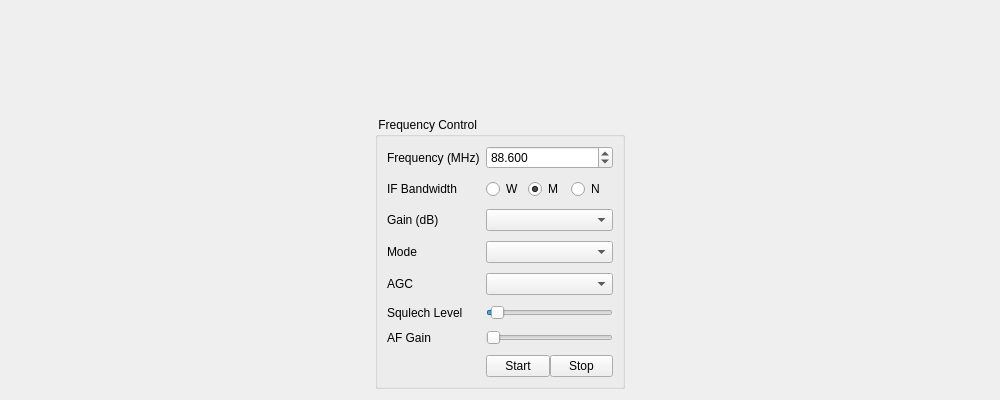
<?xml version="1.0" encoding="UTF-8"?>
<ui version="4.0">
 <class>Form</class>
 <widget class="QWidget" name="Form">
  <property name="geometry">
   <rect>
    <x>0</x>
    <y>0</y>
    <width>1000</width>
    <height>400</height>
   </rect>
  </property>
  <property name="windowTitle">
   <string>Form</string>
  </property>
  <layout class="QGridLayout" name="gridLayout">
   <item row="0" column="0" rowspan="2">
    <layout class="QVBoxLayout" name="spectrum_layout"/>
   </item>
   <item row="0" column="1">
    <spacer name="verticalSpacer">
     <property name="orientation">
      <enum>Qt::Vertical</enum>
     </property>
     <property name="sizeHint" stdset="0">
      <size>
       <width>20</width>
       <height>232</height>
      </size>
     </property>
    </spacer>
   </item>
   <item row="1" column="1">
    <widget class="QGroupBox" name="controlbox">
     <property name="minimumSize">
      <size>
       <width>0</width>
       <height>0</height>
      </size>
     </property>
     <property name="maximumSize">
      <size>
       <width>250</width>
       <height>16777215</height>
      </size>
     </property>
     <property name="title">
      <string> Frequency Control </string>
     </property>
     <layout class="QFormLayout" name="formLayout">
      <property name="formAlignment">
       <set>Qt::AlignBottom|Qt::AlignLeading|Qt::AlignLeft</set>
      </property>
      <property name="verticalSpacing">
       <number>10</number>
      </property>
      <item row="0" column="0">
       <widget class="QLabel" name="label">
        <property name="text">
         <string>Frequency (MHz)</string>
        </property>
       </widget>
      </item>
      <item row="0" column="1">
       <widget class="QDoubleSpinBox" name="frequency_spinbox">
        <property name="decimals">
         <number>3</number>
        </property>
        <property name="maximum">
         <double>1700.000000000000000</double>
        </property>
        <property name="value">
         <double>88.599999999999994</double>
        </property>
       </widget>
      </item>
      <item row="1" column="0">
       <widget class="QLabel" name="label_2">
        <property name="text">
         <string>IF Bandwidth</string>
        </property>
       </widget>
      </item>
      <item row="2" column="0">
       <widget class="QLabel" name="label_3">
        <property name="text">
         <string>Gain (dB)</string>
        </property>
       </widget>
      </item>
      <item row="2" column="1">
       <widget class="QComboBox" name="gain_cmb"/>
      </item>
      <item row="3" column="0">
       <widget class="QLabel" name="label_4">
        <property name="text">
         <string>Mode</string>
        </property>
       </widget>
      </item>
      <item row="3" column="1">
       <widget class="QComboBox" name="mode_cmb"/>
      </item>
      <item row="4" column="0">
       <widget class="QLabel" name="label_5">
        <property name="text">
         <string>AGC</string>
        </property>
       </widget>
      </item>
      <item row="4" column="1">
       <widget class="QComboBox" name="agc_cmb"/>
      </item>
      <item row="5" column="0">
       <widget class="QLabel" name="label_6">
        <property name="text">
         <string>Squlech Level</string>
        </property>
       </widget>
      </item>
      <item row="5" column="1">
       <widget class="QSlider" name="squelch_control">
        <property name="minimum">
         <number>-130</number>
        </property>
        <property name="maximum">
         <number>400</number>
        </property>
        <property name="singleStep">
         <number>50</number>
        </property>
        <property name="value">
         <number>-110</number>
        </property>
        <property name="orientation">
         <enum>Qt::Horizontal</enum>
        </property>
       </widget>
      </item>
      <item row="6" column="0">
       <widget class="QLabel" name="label_7">
        <property name="text">
         <string>AF Gain</string>
        </property>
       </widget>
      </item>
      <item row="6" column="1">
       <widget class="QSlider" name="af_control">
        <property name="maximum">
         <number>400</number>
        </property>
        <property name="orientation">
         <enum>Qt::Horizontal</enum>
        </property>
       </widget>
      </item>
      <item row="8" column="1">
       <layout class="QHBoxLayout" name="horizontalLayout">
        <item>
         <widget class="QPushButton" name="start_btn">
          <property name="text">
           <string>Start</string>
          </property>
         </widget>
        </item>
        <item>
         <widget class="QPushButton" name="stop_btn">
          <property name="text">
           <string>Stop</string>
          </property>
         </widget>
        </item>
       </layout>
      </item>
      <item row="1" column="1">
       <layout class="QHBoxLayout" name="horizontalLayout_2" stretch="0,0,0">
        <property name="sizeConstraint">
         <enum>QLayout::SetDefaultConstraint</enum>
        </property>
        <item>
         <widget class="QRadioButton" name="rb_if_bw_wide">
          <property name="text">
           <string>W</string>
          </property>
          <attribute name="buttonGroup">
           <string notr="true">buttonGroup</string>
          </attribute>
         </widget>
        </item>
        <item>
         <widget class="QRadioButton" name="rb_if_bw_medium">
          <property name="sizePolicy">
           <sizepolicy hsizetype="Minimum" vsizetype="Fixed">
            <horstretch>0</horstretch>
            <verstretch>0</verstretch>
           </sizepolicy>
          </property>
          <property name="text">
           <string>M</string>
          </property>
          <property name="checked">
           <bool>true</bool>
          </property>
          <attribute name="buttonGroup">
           <string notr="true">buttonGroup</string>
          </attribute>
         </widget>
        </item>
        <item>
         <widget class="QRadioButton" name="rb_if_bw_narrow">
          <property name="text">
           <string>N</string>
          </property>
          <attribute name="buttonGroup">
           <string notr="true">buttonGroup</string>
          </attribute>
         </widget>
        </item>
       </layout>
      </item>
     </layout>
    </widget>
   </item>
  </layout>
 </widget>
 <resources/>
 <connections/>
 <buttongroups>
  <buttongroup name="buttonGroup"/>
 </buttongroups>
</ui>
